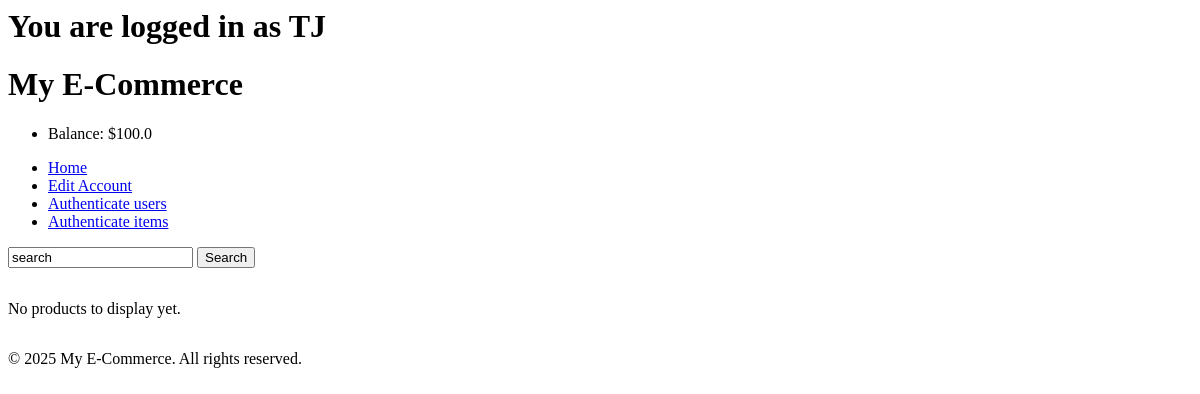
Before: /5/main with the older database file.
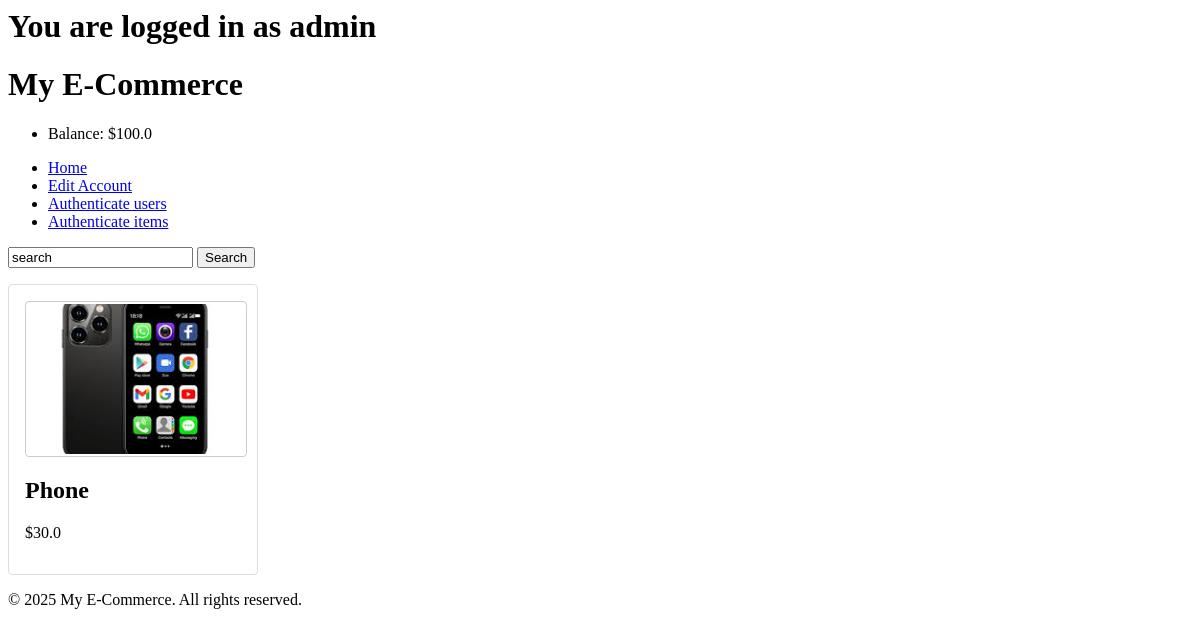
After: the same page with the newer database file.
### main/models.py (models this page shows, shortened)
class User(models.Model):
    userID = models.BigIntegerField(primary_key=True)
    username = models.CharField(max_length=50, unique=True)
    password = models.CharField(max_length=200)
    email = models.EmailField()
    role = models.SmallIntegerField()
    balance = models.FloatField(default=0)
    approved = models.BooleanField(default=False)

class Item(models.Model):
    itemID = models.BigIntegerField(primary_key=True)
    name = models.CharField(max_length=200)
    category = models.CharField(max_length=100)
    image = models.ImageField(upload_to='main/static/images', default='p')
    description = models.CharField(max_length=300)
    price = models.FloatField(default=0.0)
    stock = models.IntegerField(default=0)
    seller = models.ForeignKey(User, on_delete=models.CASCADE)
    date_added=models.DateField(default=date.today())
    approved = models.BooleanField(default=False)

### main/views.py (the view)
# urls.py: path("<int:userID>/main", views.mainpage, name='mainpage'),
def mainpage(request, userID):
    userData = User.objects.get(userID=userID)
    items = Item.objects.filter(approved=True).order_by('name')[:20]
    if(userData.role == 0):
        messages.add_message(request, messages.SUCCESS, "This account was rejected by an admin. Please create a new account")
        userData.delete()
    return render(request, "index.html", {"userData": userData, "items": items})

### main/templates/index.html (shortened to what this page needs)
{% extends "base.html" %}
{% load static %}
{% block content %}
<head>
  <link rel="stylesheet" href="{% static 'css/styles.css' %}">
</head>
<body>
  <main>
    <form method="POST" action="search/">
      <section class="search-bar">
        <input type="text" id="search-input" placeholder="Search for products..." name="search" value="search">
        <button id="search-btn" type="submit">Search</button>
      </section>
    </form>
    {% if userData and userData.role == 1 %}
    <section class="product-listings">
      {% if items %}
        {% for item in items %}
        <article class="product-card">
            <img src="{{ item.image.url|slice:'5:' }}" alt="{{ item.name }}" height="150" />
            <h2>{{ item.name }}</h2>
            <form method="POST" action="/{% if userData %}{{ userData.userID }}{% endif %}/add_to_cart/{{ item.itemID }}/">
              {% csrf_token %}
              <input type="hidden" name="c{{ item.itemID }}" value="1" />
              <input type="number" name="amount" min="1" value="1" style="width:50px;" />
              <button type="submit">Add to Cart</button>
            </form>
            <p class="price">${{ item.price }}</p>
        </article>
        {% endfor %}
      {% else %}
        <p>No products to display yet.</p>
      {% endif %}
    </section>
    {% else %}
    <section class="product-listings">
      {% if items %}
        {% for item in items %}
        <article class="product-card">
            <img src="{{ item.image.url|slice:'5:' }}" alt="{{ item.name }}" height="150" />
            <h2>{{ item.name }}</h2>
            <p class="price">${{ item.price }}</p>
        </article>
        {% endfor %}
      {% else %}
        <p>No products to display yet.</p>
      {% endif %}
    </section>
    {% endif %}
  </main>
  <footer>
    <p>&copy; 2025 My E-Commerce. All rights reserved.</p>
  </footer>
</body>
{% endblock content %}

### main/templates/base.html (shortened to what this page needs)
{% load static %}
<link rel="stylesheet" href="{% static 'css/styles.css' %}">
<header>
    <div class="logo">
      {% if userData.username %}
      <h1>You are logged in as {{userData.username}}</h1>
      {% endif %}
      <h1>My E-Commerce</h1>
    </div>
    <nav>
        <ul>
            {%if not userData.userID%}
              <li><a href="/">Home</a></li>
              <li><a href="/login">Login</a></li>
              <li><a href="/create">Register</a></li>
            {%else%}
                <li><p>Balance: ${{userData.balance}}</p></li>
              <li><a href="/{{userData.userID}}/main">Home</a></li>
              <li><a href="/{{userData.userID}}/edit">Edit Account</a></li>
                {%if userData.role == 3%}
                    <li><a href="/{{userData.userID}}/auth/users">Authenticate users</a></li>
                    <li><a href="/{{userData.userID}}/auth/items">Authenticate items</a></li>
                {%elif userData.role == 2%}
                    <li><a href="/{{userData.userID}}/sell/makeItem">Add new product</a></li>
                    <li><a href="/{{userData.userID}}/sell/items">See and edit Products</a></li>
                    <li><a href="/{{userData.userID}}/sell/orders">See past ordered items</a></li>
                {%elif userData.role == 1%}
                    <li><a href="/{{userData.userID}}/buy/cart">View Cart</a></li>
                    <li><a href="/{{userData.userID}}/buy/orders">See past orders</a></li>
                {%endif%}
          </ul>
          {%endif%}
    </nav>
  </header>
{%if not userData.userID or userData.approved%}
  {%block content%}
  {%endblock content%}
{%endif%}

Changed rows visible on the page:
changed User: username "TJ" → "admin"
added Item: image (picture), name "Phone", price "30.0"
Other visible differences:
text no longer shown: "No products to display yet."
